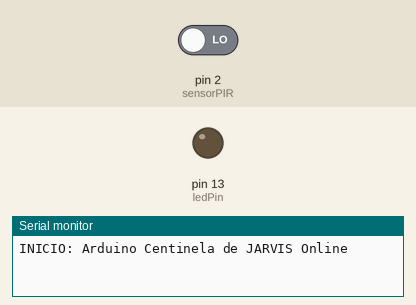
A sketch run on a simulated Arduino Nano, built with avr-gcc and run on an emulated ATmega328P. Shown: output pins drawn as LEDs (lit = HIGH), the last lines printed to the serial monitor. The inputs (shaded band) are chosen by the test bench; at power-on: pin 2 (sensorPIR) LOW.

Above: at 3.2 s.
3.3 s: pin 2 (sensorPIR) driven HIGH
At 3.8 s:
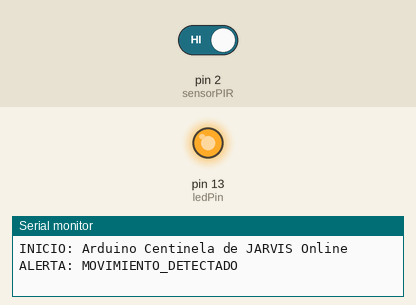
Timing chart, 0 to 6.3 s (numbered marks = the images above; inputs shaded):
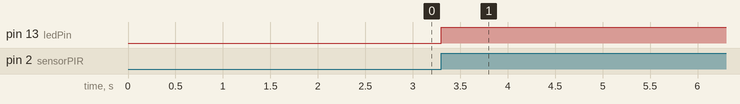

Measured:
- after the input at 3.3 s, pin 13 (ledPin): LOW → HIGH at once

The sketch:

centinela.ino
```cpp
// JARVIS - Modo Centinela Supremo
// Hardware: Arduino Nano + HC-SR501 (PIR Motion Sensor)

const int sensorPIR = 2; // Pin digital 2 para la señal (OUT) del sensor PIR
const int ledPin = 13;   // LED integrado en el Nano (para feedback visual)

void setup() {
  Serial.begin(9600);
  pinMode(sensorPIR, INPUT);
  pinMode(ledPin, OUTPUT);
  Serial.println("INICIO: Arduino Centinela de JARVIS Online");
  delay(2000); // Tiempo para estabilización de energía
}

void loop() {
  int estadoPIR = digitalRead(sensorPIR);

  if (estadoPIR == HIGH) {
    digitalWrite(ledPin, HIGH);
    Serial.println("ALERTA: MOVIMIENTO_DETECTADO");

    // Evitar spam en el puerto serial (Mandar máximo 1 alerta cada 10 segundos)
    delay(10000);
  } else {
    digitalWrite(ledPin, LOW);
  }

  delay(100);
}
```
